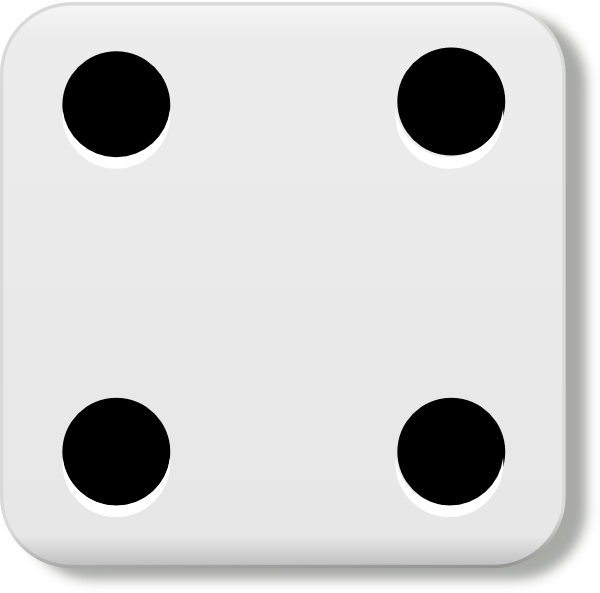
#> input picture dice/4.png, 600 x 593 px
$ python -i dice.py   (imports and definitions only)
#> lines starting #> are read from the running program, lines starting #| are printed output that depends on the picture
import random
import tkinter
from tkinter import Label
import IPython.display as display
from PIL import Image ,ImageTk
def btnClick():
    x = random.choice([1,2,3,4,5,6])
    if x==1:
        img = Image.open("1.png")
        img = img.resize((120,120))
        pic = ImageTk.PhotoImage(img)
        ig = Label(image = pic)
        ig.image = pic
        ig.place(x=130,y=120)
        display.display(img.resize((50,50)))
    elif x==2:
        img = Image.open("2.png")
        img = img.resize((120,120))
        pic = ImageTk.PhotoImage(img)
        ig = Label(image = pic)
        ig.image = pic
        ig.place(x=130,y=120)
        display.display(img.resize((50,50)))
    elif x==3:
        img = Image.open("3.png")
        img = img.resize((120,120))
        pic = ImageTk.PhotoImage(img)
        ig = Label(image = pic)
        ig.image = pic
        ig.place(x=130,y=120)
        display.display(img.resize((50,50)))
    elif x==4:
        img = Image.open("4.png")
#> img is the input picture: PIL image 600x593 RGBA; mean R, G, B, A 200.4, 200.2, 199.8, 235.1
        img = img.resize((120,120))
#> img: PIL image 120x120 RGBA
        pic = ImageTk.PhotoImage(img)
        ig = Label(image = pic)
        ig.image = pic
        ig.place(x=130,y=120)
        display.display(img.resize((50,50)))
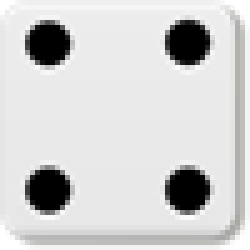
#> shown: PIL image 50x50 RGBA (shown 5 times larger); mean R, G, B, A 197.1, 197, 196.4, 235.3; transparent parts drawn white
    elif x==5:
        img = Image.open("5.png")
        img = img.resize((120,120))
        pic = ImageTk.PhotoImage(img)
        ig = Label(image = pic)
        ig.image = pic
        ig.place(x=130,y=120)
        display.display(img.resize((50,50)))
    else:
       img = Image.open("6.png")
       img = img.resize((120,120))
       pic = ImageTk.PhotoImage(img)
       ig = Label(image = pic)
       ig.image = pic
       ig.place(x=130,y=120)
       display.display(img.resize((50,50)))

# [3 lines not run here, left out]
# [1 line that did not run here, left out]
# [1 line not run here, left out]

>>> result = btnClick()
